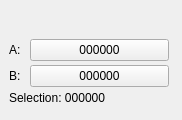
  <widget class="QDockWidget" name="selectionWidget">
   <property name="sizePolicy">
    <sizepolicy hsizetype="Minimum" vsizetype="Fixed">
     <horstretch>0</horstretch>
     <verstretch>0</verstretch>
    </sizepolicy>
   </property>
   <property name="minimumSize">
    <size>
     <width>182</width>
     <height>120</height>
    </size>
   </property>
   <property name="maximumSize">
    <size>
     <width>182</width>
     <height>120</height>
    </size>
   </property>
   <property name="features">
    <set>QDockWidget::NoDockWidgetFeatures</set>
   </property>
   <property name="windowTitle">
    <string>Se&amp;lection</string>
   </property>
   <attribute name="dockWidgetArea">
    <number>8</number>
   </attribute>
   <widget class="QWidget" name="dockWidgetContents_7">
    <property name="sizePolicy">
     <sizepolicy hsizetype="Fixed" vsizetype="Preferred">
      <horstretch>0</horstretch>
      <verstretch>0</verstretch>
     </sizepolicy>
    </property>
    <layout class="QVBoxLayout" name="verticalLayout_7">
     <property name="spacing">
      <number>2</number>
     </property>
     <property name="leftMargin">
      <number>9</number>
     </property>
     <property name="topMargin">
      <number>9</number>
     </property>
     <property name="rightMargin">
      <number>9</number>
     </property>
     <property name="bottomMargin">
      <number>9</number>
     </property>
     <item>
      <widget class="QWidget" name="sliderPlaceHolder" native="true">
       <property name="sizePolicy">
        <sizepolicy hsizetype="Preferred" vsizetype="Fixed">
         <horstretch>0</horstretch>
         <verstretch>0</verstretch>
        </sizepolicy>
       </property>
       <property name="minimumSize">
        <size>
         <width>160</width>
         <height>20</height>
        </size>
       </property>
      </widget>
     </item>
     <item>
      <layout class="QVBoxLayout" name="verticalLayout_6">
       <property name="spacing">
        <number>9</number>
       </property>
       <item>
        <layout class="QGridLayout" name="gridLayout">
         <property name="verticalSpacing">
          <number>4</number>
         </property>
         <item row="0" column="0">
          <widget class="QLabel" name="label_2">
           <property name="text">
            <string>A:</string>
           </property>
          </widget>
         </item>
         <item row="1" column="0">
          <widget class="QLabel" name="label_9">
           <property name="text">
            <string>B:</string>
           </property>
          </widget>
         </item>
         <item row="0" column="1">
          <widget class="QPushButton" name="pushButtonJumpToMarkerA">
           <property name="sizePolicy">
            <sizepolicy hsizetype="MinimumExpanding" vsizetype="Fixed">
             <horstretch>0</horstretch>
             <verstretch>0</verstretch>
            </sizepolicy>
           </property>
           <property name="toolTip">
            <string>Go to marker A [PAGE UP]</string>
           </property>
           <property name="text">
            <string>000000</string>
           </property>
          </widget>
         </item>
         <item row="1" column="1">
          <widget class="QPushButton" name="pushButtonJumpToMarkerB">
           <property name="sizePolicy">
            <sizepolicy hsizetype="MinimumExpanding" vsizetype="Fixed">
             <horstretch>0</horstretch>
             <verstretch>0</verstretch>
            </sizepolicy>
           </property>
           <property name="toolTip">
            <string>Go to Marker B [PAGE DOWN]</string>
           </property>
           <property name="text">
            <string>000000</string>
           </property>
          </widget>
         </item>
         <item row="2" column="0" colspan="2">
          <widget class="QLabel" name="selectionDuration">
           <property name="sizePolicy">
            <sizepolicy hsizetype="MinimumExpanding" vsizetype="Fixed">
             <horstretch>0</horstretch>
             <verstretch>0</verstretch>
            </sizepolicy>
           </property>
           <property name="minimumSize">
            <size>
             <width>160</width>
             <height>0</height>
            </size>
           </property>
           <property name="text">
            <string>Selection: 000000</string>
           </property>
          </widget>
         </item>
        </layout>
       </item>
      </layout>
     </item>
    </layout>
   </widget>
  </widget>
